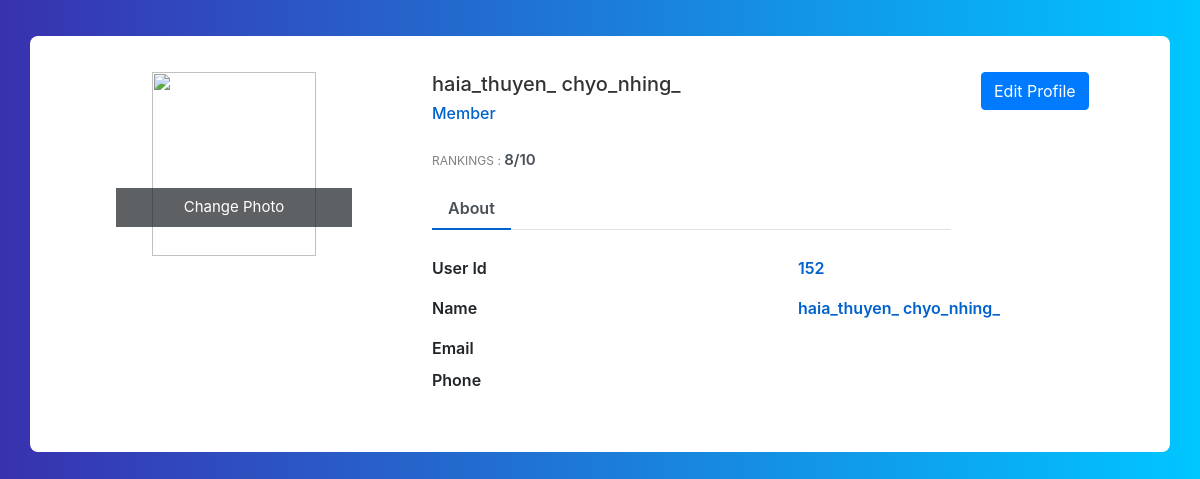
/users/profile.php?id=152, run on the app's committed database.
### tables this page shows
CREATE TABLE `member` (
  `mem_id` int(11) NOT NULL,
  `role` int(11) NOT NULL,
  `status` int(11) NOT NULL DEFAULT 0,
  `firstname` varchar(50) NOT NULL,
  `lastname` varchar(50) NOT NULL,
  `username` varchar(30) NOT NULL,
  `password` varchar(12) NOT NULL,
  `email` varchar(255) NOT NULL,
  `address` varchar(255) NOT NULL,
  `phone` varchar(255) NOT NULL,
  `ticket_history` varchar(255) DEFAULT NULL
);

### users/profile.php (the view, shortened to what this page needs)
<link href="//maxcdn.bootstrapcdn.com/bootstrap/4.1.1/css/bootstrap.min.css" rel="stylesheet" id="bootstrap-css">
<link href="../css/userProfile.css" rel="stylesheet">
<?php
include '../conn.php';
$userID = $_REQUEST['id'];
$sql = "SELECT * FROM member WHERE `mem_id`='$userID' ";
$stmt = $conn->query($sql);
$user = $stmt->fetch();
?>
<div class="container emp-profile">
    <form method="post">
        <div class="row">
            <div class="col-md-4">
                <div class="profile-img">
                    <img src="https://encrypted-tbn0.gstatic.com/images?q=tbn:ANd9GcS52y5aInsxSm31CvHOFHWujqUx_wWTS9iM6s7BAm21oEN_RiGoog" alt=""/>
                    <div class="file btn btn-lg btn-primary">
                        Change Photo
                    </div>
                </div>
            </div>
            <div class="col-md-6">
                <div class="profile-head">
                    <h5>
                        <?php echo $user['firstname'].' '.$user['lastname'] ?>
                    </h5>
                    <h6>
                        <?php if ($item['role'] == 1) {
                            echo 'Admin';
                        } else {
                            echo 'Member';
                        } ?>
                    </h6>
                    <p class="proile-rating">RANKINGS : <span>8/10</span></p>
                    <ul class="nav nav-tabs" id="myTab" role="tablist">
                        <li class="nav-item">
                            <a class="nav-link active" id="home-tab" data-toggle="tab" href="#home" role="tab" aria-controls="home" aria-selected="true">About</a>
                        </li>
                    </ul>
                </div>
            </div>
            <div class="col-md-2">
                <a class="btn btn-primary" name="btnAddMore" href="updateForm.php?id=<?php echo $userID ?>" >Edit Profile</a>
            </div>
        </div>
        <div class="row">
            <div class="col-md-4">
                <div class="profile-work">
                </div>
            </div>
            <div class="col-md-8">
                <div class="tab-content profile-tab" id="myTabContent">
                    <div class="tab-pane fade show active" id="home" role="tabpanel" aria-labelledby="home-tab">
                        <div class="row">
                            <div class="col-md-6">
                                <label>User Id</label>
                            </div>
                            <div class="col-md-6">
                                <p><?php echo $user['mem_id'] ?></p>
                            </div>
                        </div>
                        <div class="row">
                            <div class="col-md-6">
                                <label>Name</label>
                            </div>
                            <div class="col-md-6">
                                <p><?php echo $user['firstname'].' '.$user['lastname'] ?></p>
                            </div>
                        </div>
                        <div class="row">
                            <div class="col-md-6">
                                <label>Email</label>
                            </div>
                            <div class="col-md-6">
                            </div>
                        </div>
                        <div class="row">
                            <div class="col-md-6">
                                <label>Phone</label>
                            </div>
                            <div class="col-md-6">
                            </div>
                        </div>
                    </div>
                </div>
            </div>
        </div>
    </form>
</div>

### css/userProfile.css (style rules this page uses)
.emp-profile { padding: 3%; margin-top: 3%; margin-bottom: 3%; border-radius: 0.5rem; background: #fff; }
.profile-img { text-align: center; }
.profile-img img { width: 70%; height: 100%; }
.profile-img .file { position: relative; overflow: hidden; margin-top: -20%; width: 70%; border: none; border-radius: 0; font-size: 15px; background: #212529b8; }
.profile-head h5 { color: #333; }
.profile-head h6 { color: #0062cc; }
.proile-rating { font-size: 12px; color: #818182; margin-top: 5%; }
.proile-rating span { color: #495057; font-size: 15px; font-weight: 600; }
.profile-head .nav-tabs { margin-bottom:5%; }
.profile-head .nav-tabs .nav-link { font-weight:600; border: none; }
.profile-head .nav-tabs .nav-link.active { border: none; border-bottom:2px solid #0062cc; }
.profile-work { padding: 14%; margin-top: -15%; }
.profile-tab label { font-weight: 600; }
.profile-tab p { font-weight: 600; color: #0062cc; }

### data on the page
member: firstname "haia_thuyen_", lastname "chyo_nhing_", mem_id "152"
